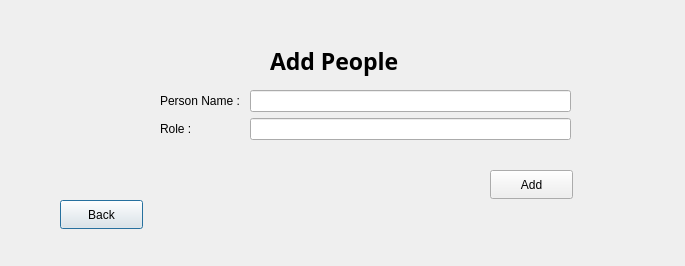
<?xml version="1.0" encoding="UTF-8"?>
<ui version="4.0">
 <class>AddPeopleToTeam</class>
 <widget class="QDialog" name="AddPeopleToTeam">
  <property name="geometry">
   <rect>
    <x>0</x>
    <y>0</y>
    <width>685</width>
    <height>266</height>
   </rect>
  </property>
  <property name="windowTitle">
   <string>Dialog</string>
  </property>
  <widget class="QWidget" name="formLayoutWidget">
   <property name="geometry">
    <rect>
     <x>160</x>
     <y>90</y>
     <width>411</width>
     <height>71</height>
    </rect>
   </property>
   <layout class="QFormLayout" name="formLayout">
    <item row="0" column="0">
     <widget class="QLabel" name="label_2">
      <property name="text">
       <string>Person Name : </string>
      </property>
     </widget>
    </item>
    <item row="0" column="1">
     <widget class="QLineEdit" name="NamePersonInAddPeopleTeam"/>
    </item>
    <item row="1" column="0">
     <widget class="QLabel" name="label_3">
      <property name="text">
       <string>Role : </string>
      </property>
     </widget>
    </item>
    <item row="1" column="1">
     <widget class="QLineEdit" name="RoleTeam"/>
    </item>
   </layout>
  </widget>
  <widget class="QPushButton" name="pushButton_2">
   <property name="geometry">
    <rect>
     <x>60</x>
     <y>200</y>
     <width>83</width>
     <height>29</height>
    </rect>
   </property>
   <property name="text">
    <string>Back</string>
   </property>
  </widget>
  <widget class="QLabel" name="label">
   <property name="geometry">
    <rect>
     <x>270</x>
     <y>40</y>
     <width>321</width>
     <height>41</height>
    </rect>
   </property>
   <property name="font">
    <font>
     <family>Rockwell Extra Bold</family>
     <pointsize>17</pointsize>
     <bold>true</bold>
    </font>
   </property>
   <property name="text">
    <string>Add People</string>
   </property>
  </widget>
  <widget class="QPushButton" name="pushButton">
   <property name="geometry">
    <rect>
     <x>490</x>
     <y>170</y>
     <width>83</width>
     <height>29</height>
    </rect>
   </property>
   <property name="text">
    <string>Add</string>
   </property>
  </widget>
 </widget>
 <resources/>
 <connections/>
</ui>
